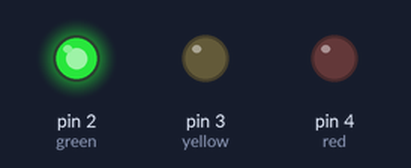
Recording of a sketch running on a simulated Arduino Uno, built with avr-gcc and run on an emulated ATmega328P. Parts: output pins drawn as LEDs (lit = HIGH).

Above: at 2.5 s.
At 7.5 s:
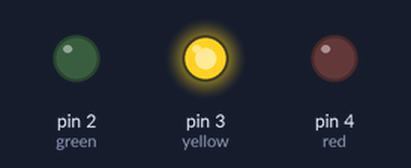
At 12.5 s:
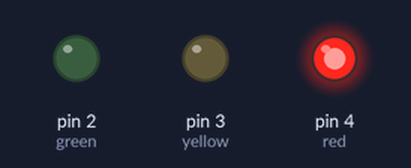
Timing chart, 0 to 19.5 s (numbered marks = the images above):
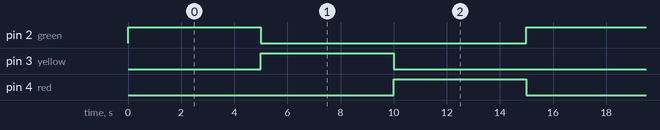

Measured:
- by itself, pin 2 (green), pin 3 (yellow), pin 4 (red): alternates HIGH for 5.0 s and LOW for 10.0 s
- by itself, everything shown: repeats every 15.0 s, in 3 steps

The sketch:

traffic_light.ino
```cpp
const int green = 2;
const int yellow = 3;
const int red = 4;

const unsigned long greenDuration = 5000;
const unsigned long yellowDuration = 4000;
const unsigned long redDuration = 5000;

unsigned long previousLightTime = 0;

enum TrafficLightState {GREEN, YELLOW, RED};

TrafficLightState currentState = GREEN;

void setup() {
  pinMode(green, OUTPUT);
  pinMode(yellow, OUTPUT);
  pinMode(red, OUTPUT);

  setLights(HIGH, LOW, LOW);
}

void loop() {
  cycle();
}

void cycle() {
  unsigned long currentTime = millis();

  switch (currentState) {
    case GREEN:
      if (currentTime - previousLightTime >= greenDuration) {
        setLights(LOW, HIGH, LOW);

        currentState = YELLOW;
        previousLightTime = currentTime;
      }
      break;

    case YELLOW:
      if (currentTime - previousLightTime >= greenDuration) {
        setLights(LOW, LOW, HIGH);

        currentState = RED;
        previousLightTime = currentTime;
      }
      break;

    case RED:
      if (currentTime - previousLightTime >= greenDuration) {
        setLights(HIGH, LOW, LOW);

        currentState = GREEN;
        previousLightTime = currentTime;
      }
      break;
  }
}

void setLights(bool greenState, bool yellowState, bool redState) {
  digitalWrite(green, greenState);
  digitalWrite(yellow, yellowState);
  digitalWrite(red, redState);
}
```
